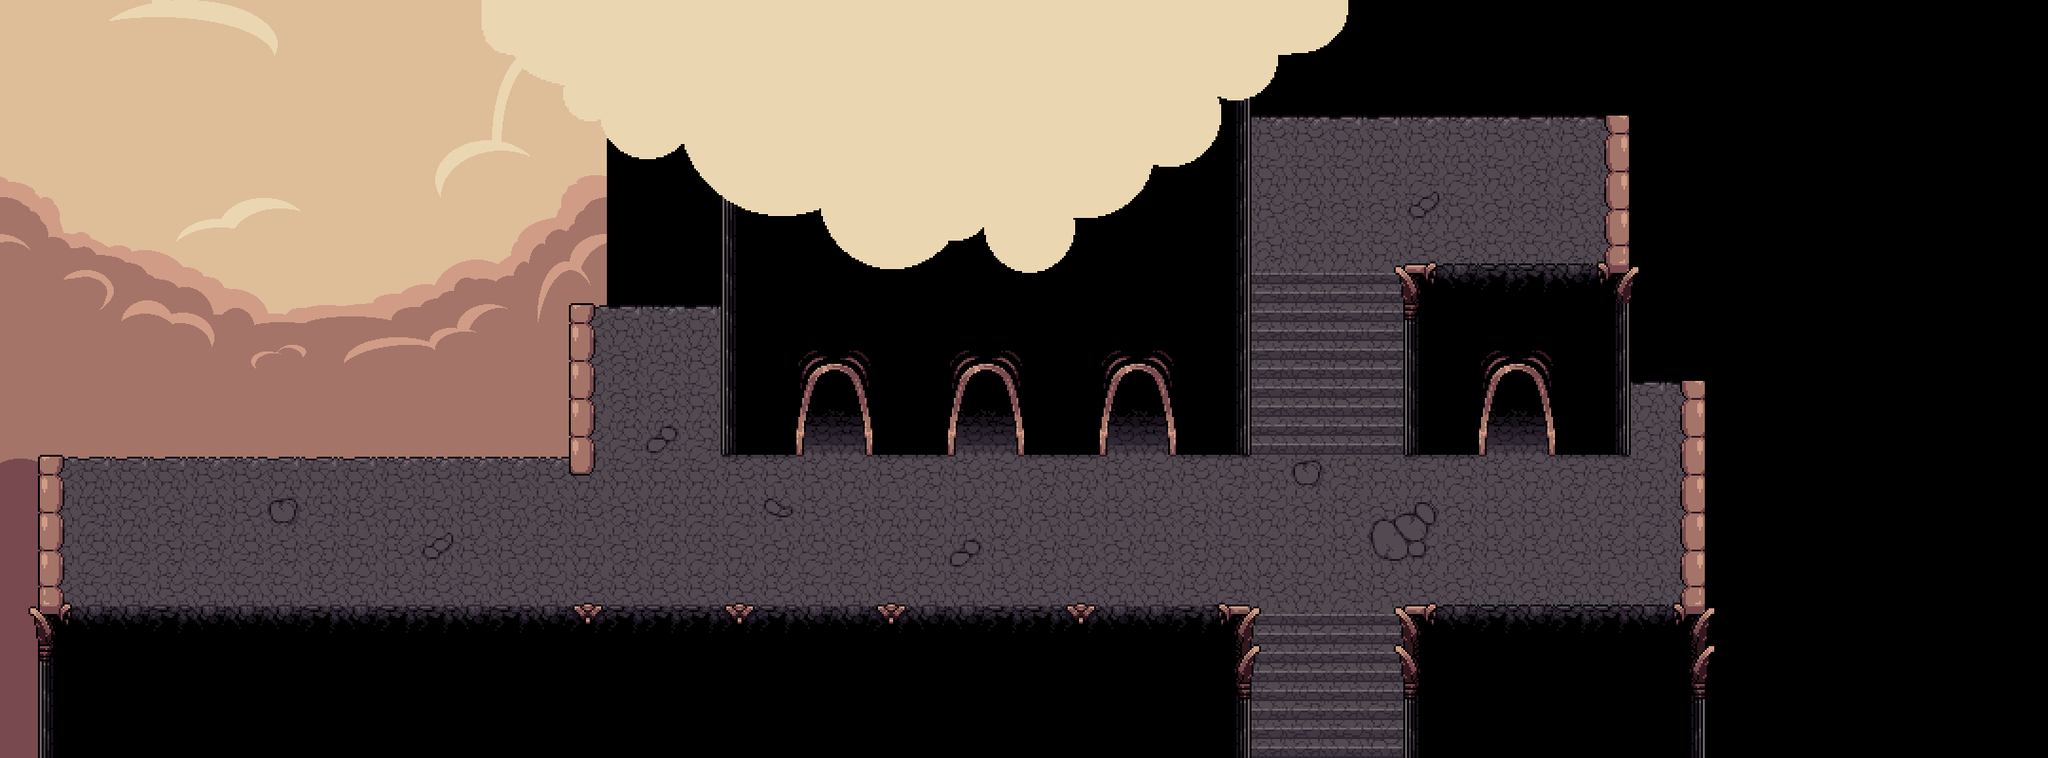

Tiled map render using the project's own tile images. Description and the map definition, with tile-layer contents summarised, below:
An orthogonal 54x20 tile map with 40x40 px tiles, 2 tile layers (bgtiles, tiles), 2 tilesets, 4 image layers and 39 objects (4x panth_door, dreamwarp, spawn, fromhub2, p1_exit, ...).

<map version="1.8" tiledversion="1.8.4" orientation="orthogonal" renderorder="right-down" width="54" height="20" tilewidth="40" tileheight="40" infinite="0" nextlayerid="13" nextobjectid="55">
 <editorsettings>
  <export target="data.lua" format="lua" />
 </editorsettings>
 <properties>
  <property name="music" value="godhome" />
  <property name="name" value="Atrium" />
 </properties>
 <tileset firstgid="1" source="../../tilesets/godhome.tsx" />
 <tileset firstgid="225" source="../../tilesets/decoration.tsx" />
 <imagelayer id="3" name="bg1" parallaxx="0.2" parallaxy="0.2" repeatx="1" repeaty="1">
  <image source="../../../../assets/sprites/tilesets/bg_a.png" width="640" height="480" />
 </imagelayer>
 <imagelayer id="4" name="bg2" offsetx="0" offsety="80" parallaxx="0.4" parallaxy="0.4" repeatx="1">
  <image source="../../../../assets/sprites/tilesets/bg_b.png" width="640" height="1280" />
 </imagelayer>
 <imagelayer id="5" name="bg3" offsetx="0" offsety="200" parallaxx="0.6" parallaxy="0.6" repeatx="1">
  <image source="../../../../assets/sprites/tilesets/bg_c.png" width="640" height="880" />
 </imagelayer>
 <layer id="8" name="bgtiles" width="54" height="20">
  <data>[1080 cells, 24 non-empty, 3 distinct tile ids]</data>
 </layer>
 <layer id="1" name="tiles" width="54" height="20">
  <data>[1080 cells, 634 non-empty, 76 distinct tile ids]</data>
 </layer>
 <objectgroup id="6" name="collision" visible="0">
  <object id="2" x="0" y="480" width="40" height="160" />
  <object id="7" x="40" y="440" width="560" height="40" />
  <object id="8" x="560" y="320" width="40" height="120" />
  <object id="9" x="560" y="280" width="200" height="40" />
  <object id="11" x="760" y="40" width="40" height="440" />
  <object id="12" x="1800" y="400" width="40" height="240" />
  <object id="13" x="1480" y="640" width="320" height="40" />
  <object id="14" x="1720" y="360" width="80" height="40" />
  <object id="17" x="1720" y="120" width="40" height="160" />
  <object id="18" x="1320" y="80" width="400" height="40" />
  <object id="19" x="1280" y="40" width="40" height="440" />
  <object id="21" x="40" y="640" width="1280" height="40" />
  <object id="22" x="1280" y="680" width="40" height="120" />
  <object id="23" x="1480" y="680" width="40" height="120" />
  <object id="30" x="800" y="440" width="40" height="40" />
  <object id="31" x="920" y="440" width="80" height="40" />
  <object id="32" x="1080" y="440" width="80" height="40" />
  <object id="33" x="1240" y="440" width="40" height="40" />
  <object id="44" x="1480" y="280" width="80" height="200" />
  <object id="45" x="1560" y="280" width="80" height="40" />
  <object id="46" x="1640" y="280" width="80" height="200" />
 </objectgroup>
 <objectgroup id="11" name="objects_warp">
  <object id="50" name="dreamwarp" x="1360" y="160" width="80" height="80">
   <properties>
    <property name="flagcheck" value="p5_unlocked" />
    <property name="map" value="peak" />
    <property name="marker" value="spawn" />
   </properties>
   <ellipse />
  </object>
 </objectgroup>
 <objectgroup id="2" name="markers">
  <object id="1" name="spawn" x="160" y="560">
   <point />
  </object>
  <object id="25" name="fromhub2" x="1400" y="740">
   <point />
  </object>
  <object id="34" name="p1_exit" x="880" y="520">
   <point />
  </object>
  <object id="35" name="p2_exit" x="1040" y="520">
   <point />
  </object>
  <object id="36" name="p3_exit" x="1200" y="520">
   <point />
  </object>
  <object id="37" name="p4_exit" x="1600" y="520">
   <point />
  </object>
  <object id="38" name="save_spawn" x="690" y="440">
   <point />
  </object>
  <object id="49" name="warp" x="1520" y="240">
   <point />
  </object>
  <object id="54" name="warp_pos" x="1400" y="200">
   <point />
  </object>
 </objectgroup>
 <objectgroup id="7" name="objects">
  <object id="6" name="savepoint" x="670" y="360" width="40" height="40">
   <properties>
    <property name="marker" value="save_spawn" />
   </properties>
  </object>
  <object id="24" name="transition" x="1320" y="800" width="160" height="40">
   <properties>
    <property name="map" value="hub2" />
    <property name="marker" value="fromhub" />
   </properties>
  </object>
  <object id="26" name="panth_door" x="840" y="360" width="80" height="120">
   <properties>
    <property name="pantheon" type="int" value="1" />
   </properties>
  </object>
  <object id="27" name="panth_door" x="1000" y="360" width="80" height="120">
   <properties>
    <property name="pantheon" type="int" value="2" />
   </properties>
  </object>
  <object id="28" name="panth_door" x="1160" y="360" width="80" height="120">
   <properties>
    <property name="pantheon" type="int" value="3" />
   </properties>
  </object>
  <object id="29" name="panth_door" x="1560" y="360" width="80" height="120">
   <properties>
    <property name="pantheon" type="int" value="4" />
   </properties>
  </object>
  <object id="52" name="gate" x="1500" y="480" width="40" height="160">
   <properties>
    <property name="flagcheck" value="!p4_unlocked" />
    <property name="id" value="p4" />
   </properties>
  </object>
  <object id="53" name="script" x="1440" y="440" width="40" height="240">
   <properties>
    <property name="cutscene" value="doorcheck.p4" />
    <property name="once" type="bool" value="false" />
   </properties>
  </object>
 </objectgroup>
 <objectgroup id="12" name="objects_ps" />
 <imagelayer id="9" name="fg1" offsetx="502" offsety="-50">
  <image source="../../../../assets/sprites/tilesets/fg_a.png" width="1014" height="338" />
 </imagelayer>
</map>